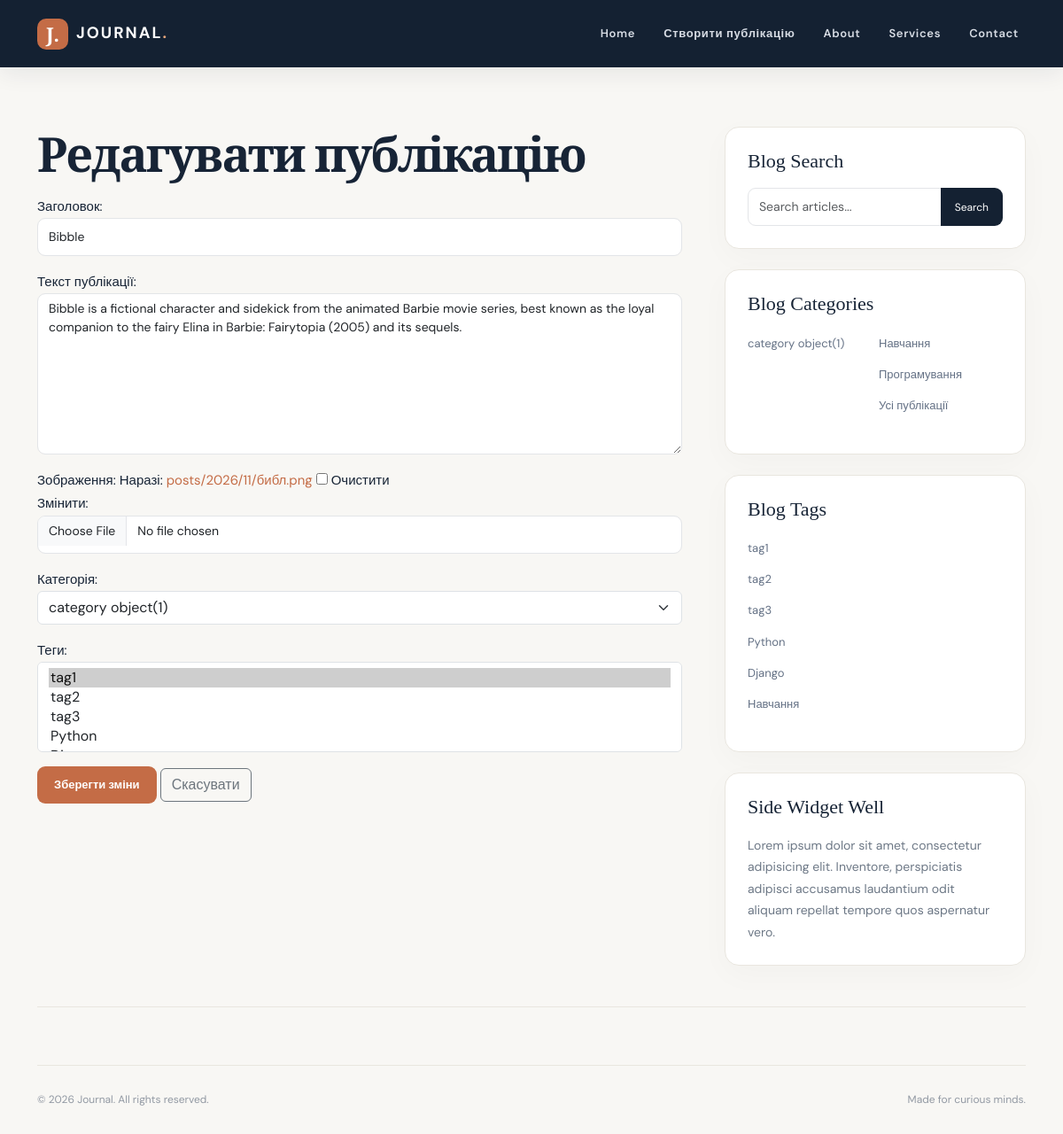
/post/bibble/edit/ (signed in), run on the app's committed database.
### blog/models.py (models this page shows, shortened)
class Post(models.Model):
    title = models.CharField(
        max_length=200,
        verbose_name="Заголовок",
    )
    slug = models.SlugField(
        max_length=200,
        unique=True,
        blank=True,
        null=True,
        allow_unicode=True,
        verbose_name="Слаг",
    )
    content = models.TextField(
        verbose_name="Вміст",
    )
    image = models.ImageField(
        upload_to='posts/%Y/%m/',
        blank=True,
        verbose_name='Зображення',
    )
    published_date = models.DateTimeField(
        auto_now_add=True,
        verbose_name="Дата публікації",
    )
    category = models.ForeignKey(
        Category,
        on_delete=models.CASCADE,
        verbose_name="Категорія",
    )
    user = models.ForeignKey(
        User,
        on_delete=models.CASCADE,
        verbose_name="Автор",
    )
    tags = models.ManyToManyField(
        Tag,
        blank=True,
        verbose_name="Теги",
    )
    class Meta:
        ordering = ["-published_date"]
        verbose_name = "Публікація"
        verbose_name_plural = "Публікації"

class Category(models.Model):
    name = models.CharField(
        max_length=100,
        verbose_name="Назва",
    )
    slug = models.SlugField(
        max_length=200,
        unique=True,
        blank=True,
        null=True,
        allow_unicode=True,
        verbose_name="Слаг",
    )
    def __str__(self):
        return self.name
    class Meta:
        ordering = ["name"]
        verbose_name = "Категорія"
        verbose_name_plural = "Категорії"

class Tag(models.Model):
    name = models.CharField(
        max_length=30,
        unique=True,
        verbose_name="Назва",
    )
    slug = models.SlugField(
        max_length=100,
        unique=True,
        blank=True,
        null=True,
        allow_unicode=True,
        verbose_name="Слаг",
    )
    def __str__(self):
        return self.name
    class Meta:
        verbose_name = "Тег"
        verbose_name_plural = "Теги"

### blog/views.py (the view)
# urls.py: path('post/<slug:post_slug>/edit/', views.post_update, name='post_update'),
@login_required(login_url='admin:login')
def post_update(request, post_slug):
    post = get_object_or_404(Post, slug=post_slug, user=request.user)
    if request.method == 'POST':
        form = PostForm(request.POST, request.FILES, instance=post)
        if form.is_valid():
            form.save()
            return redirect('blog:post', post_slug=post.slug)
    else:
        form = PostForm(instance=post)
    context = {
        'post': post,
        'form': form,
        'tags': Tag.objects.all(),
    }
    context.update(get_categories())
    return render(request, 'blog/post_update.html', context)

### blog/forms.py
class PostForm(forms.ModelForm):
    class Meta:
        model = Post
        fields = ('title', 'content', 'image', 'category', 'tags')
        labels = {
            'title': 'Заголовок',
            'content': 'Текст публікації',
            'image': 'Зображення',
            'category': 'Категорія',
            'tags': 'Теги',
        }
        widgets = {
            'title': forms.TextInput(attrs={'class': 'form-control'}),
            'content': forms.Textarea(attrs={
                'class': 'form-control',
                'rows': 8,
            }),
            'category': forms.Select(attrs={'class': 'form-select'}),
            'image': forms.ClearableFileInput(attrs={
                'class': 'form-control',
                'accept': 'image/*',
            }),
            'tags': forms.SelectMultiple(attrs={'class': 'form-select'}),
        }

### blog/views.py (called while the page is built)
def get_categories():
    categories = list(Category.objects.all())
    middle = len(categories) // 2
    first_half = categories[:middle]
    second_half = categories[middle:]
    return {
        'categories': first_half,
        'categories2': second_half,
    }

### templates/blog/post_update.html (shortened to what this page needs)
{% extends 'base.html' %}
{% block content %}
<h1 class="article-title">Редагувати публікацію</h1>
<form method="post" enctype="multipart/form-data" action="{% url 'blog:post_update' post.slug %}">
    {{ form.as_p }}
    <button class="btn btn-accent" type="submit">Зберегти зміни</button>
    <a class="btn btn-outline-secondary" href="{% url 'blog:post' post.slug %}">Скасувати</a>
</form>
{% endblock %}

### templates/base.html (shortened to what this page needs)
<!DOCTYPE html>
<html lang="en">
<head>
    {% load static %}
    <link href="https://cdn.jsdelivr.net/npm/bootstrap@5.3.3/dist/css/bootstrap.min.css" rel="stylesheet"/>
    <link href="{% static 'blog/css/site.css' %}?v=full-images-20261103-2" rel="stylesheet"/>
</head>
<body>
{% include 'blog/navbar.html' %}
<div class="container page-container">
    <div class="row g-5">
        <div class="col-lg-8">{% block content %} {% endblock %} </div>
        <div class="col-lg-4">
            <div class="sidebar-card">
                <h4 class="sidebar-heading">Blog Search</h4>
                <div class="input-group">
                    <input aria-label="Search articles" class="form-control" placeholder="Search articles..."
                           type="text"/>
                    <button class="btn btn-search" type="button" onclick="searchPosts()">Search</button>
                </div>
            </div>
            <div class="sidebar-card">
                <h4 class="sidebar-heading">Blog Categories</h4>
                <div class="row g-2">
                    <div class="col-6">
                        <ul class="list-unstyled category-list">
                            {% for category in categories %}
                                <li><a href="{% url 'blog:index' %}?category={{ category.pk }}">{{ category.name }}</a></li>
                            {% empty %}
                                {% if not categories2 %}
                                    <li>Поки що немає категорій</li>
                                {% endif %}
                            {% endfor %}
                        </ul>
                    </div>
                    <div class="col-6">
                        <ul class="list-unstyled category-list">
                            {% for category in categories2 %}
                                <li><a href="{% url 'blog:index' %}?category={{ category.pk }}">{{ category.name }}</a></li>
                            {% endfor %}
                            <li><a href="{% url 'blog:index' %}">Усі публікації</a></li>
                        </ul>
                    </div>
                </div>
            </div>
            <div class="sidebar-card">
                <h4 class="sidebar-heading">Blog Tags</h4>
                <div class="row g-2">
                    <div class="col-12">
                        <ul class="list-unstyled category-list">
                            {% for tag in tags %}
                                <li><a href="{% url 'blog:index' %}?tag={{ tag.slug }}">{{ tag.name }}</a></li>
                            {% empty %}
                                <li>Поки що немає тегів</li>
                            {% endfor %}
                        </ul>
                    </div>
                </div>
            </div>
            <div class="sidebar-card">
                <h4 class="sidebar-heading">Side Widget Well</h4>
                <p>Lorem ipsum dolor sit amet, consectetur adipisicing elit. Inventore, perspiciatis adipisci accusamus
                    laudantium odit aliquam repellat tempore quos aspernatur vero.</p>
            </div>
        </div>
    </div>
    <hr class="soft-divider"/>
    <footer class="site-footer">
        <div class="d-flex flex-wrap justify-content-between gap-2">
            <span>© 2026 Journal. All rights reserved.</span><span>Made for curious minds.</span></div>
    </footer>
</div>
</body>
</html>

### static/blog/css/site.css (style rules this page uses)
:root { --ink:#172436;--muted:#6c7787;--accent:#c46c46;--paper:#f8f7f4;--line:#e9e6df }
* { box-sizing:border-box }
html { scroll-behavior:smooth }
body { background:var(--paper);color:var(--ink);font-family:'DM Sans',Arial,sans-serif;line-height:1.75;font-size:15px;padding-top:88px }
a { color:var(--accent);text-decoration:none;transition:color .2s }
.page-container { padding-top:55px }
.page-title,.article-title { font-family:'Playfair Display',Georgia,serif;font-size:clamp(2.7rem,5vw,4.5rem);line-height:1.14;font-weight:600;letter-spacing:-.04em;margin:0 0 38px }
.soft-divider { border:0;border-top:1px solid var(--line);opacity:1;margin:23px 0 }
.btn-accent { background:var(--accent);color:#fff;border:0;border-radius:9px;padding:11px 19px;font-weight:700;font-size:13px }
.sidebar-card { background:#fff;border:1px solid var(--line);border-radius:16px;padding:25px;margin-bottom:23px;box-shadow:0 10px 35px #1c273307 }
.sidebar-heading { font-family:'Playfair Display',serif;font-size:22px;margin-bottom:17px }
.form-control { border:1px solid #e3e5e8;border-radius:9px;min-height:43px;font-size:14px }
.btn-search { background:#142132;color:#fff;border-radius:9px;font-size:12px;padding:0 15px }
.category-list li { margin-bottom:9px }
.category-list a { color:#647185;font-size:13px }
.sidebar-card p { color:#6d7886;font-size:14px;margin:0 }
.article-title { font-size:clamp(2.8rem,4.5vw,4rem);margin-bottom:15px }
.site-footer { margin:65px 0 35px;border-top:1px solid var(--line);padding-top:28px;color:#9299a3;font-size:12px }

### data on the page
Post: title "Bibble", content "Bibble is a fictional character and sidekick from the animated Barbie movie series, best known as the loyal companion to the fairy Elina in Barbie: Fairytopia (2005) and its sequels.", category "category object(1)"
Category: name "category object(1)"
Category: name "Навчання"
Category: name "Програмування"
Tag: name "tag1"
Tag: name "tag2"
Tag: name "tag3"
Tag: name "Python"
Tag: name "Django"
Tag: name "Навчання"
